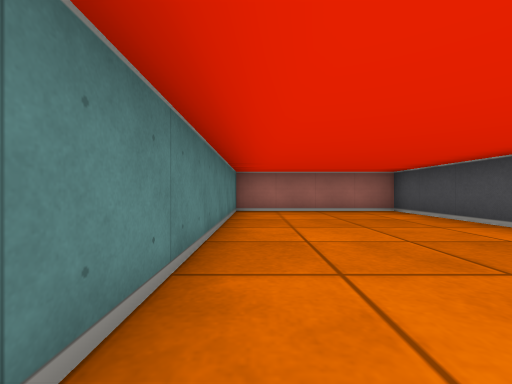
view 1 (above)

12 first-person views from a walk through a cub3D ray-caster map. The camera is about half as high as the walls, looks level and sees 90° across. The floor is counted in squares. Each view is taken from the middle of a square. On the plan, view 1 faces up. The plan holds only what a view shows up to about 9 squares ahead; the rest is blank.

view 2
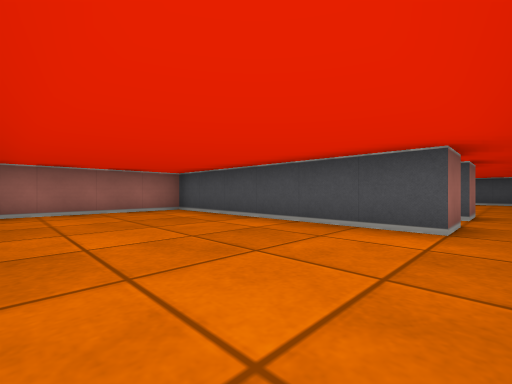

view 3
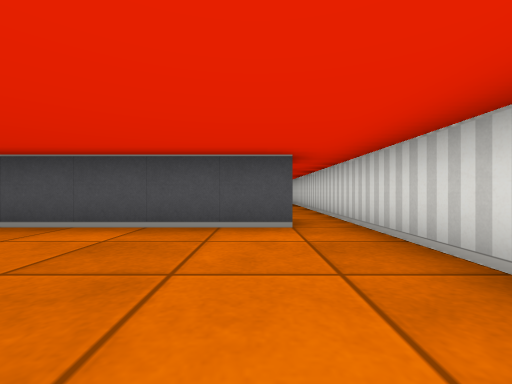

view 4
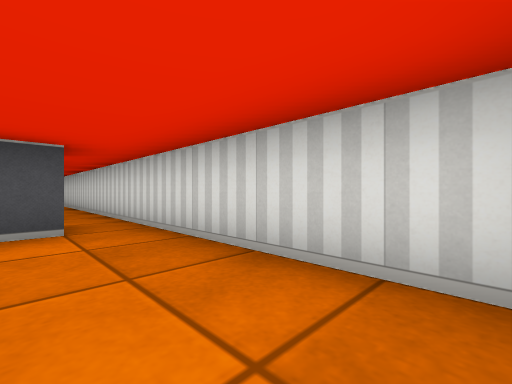

view 5
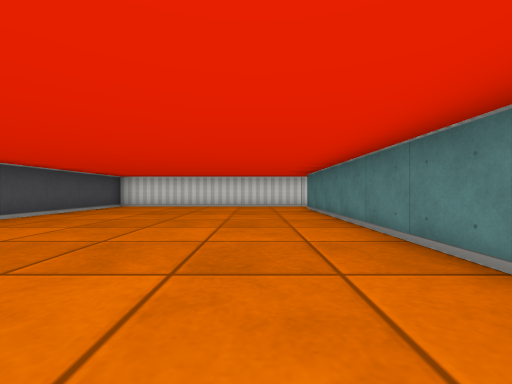

view 6
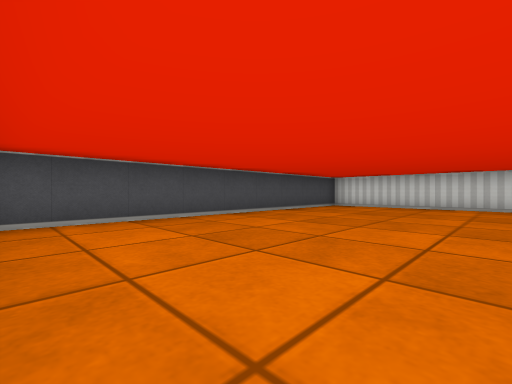

view 7
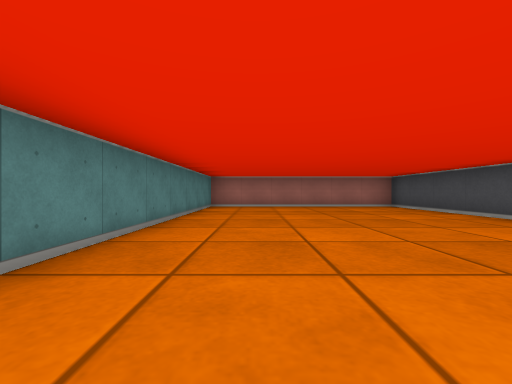

view 8
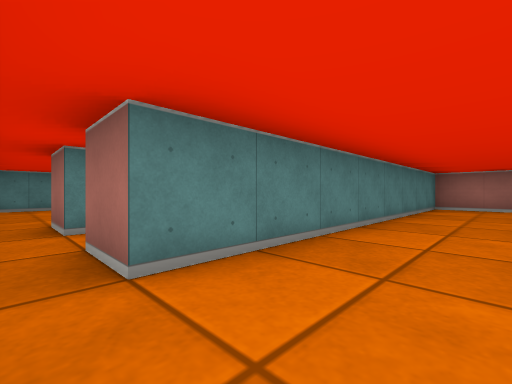

view 9
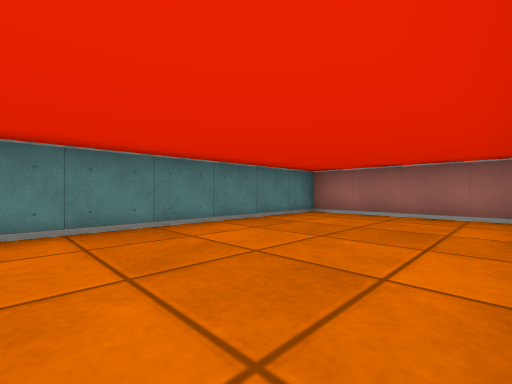

view 10
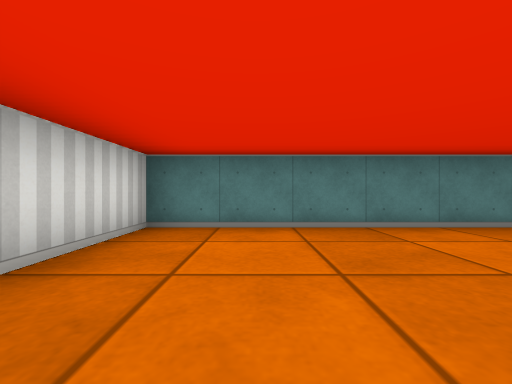

view 11
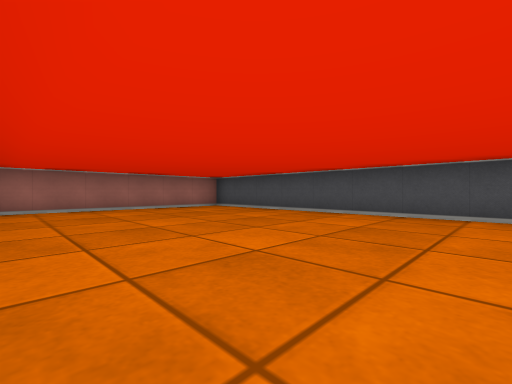

view 12
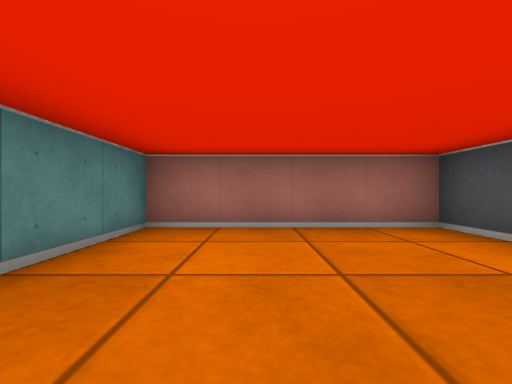

### Floor plan
Points are (right, up) in squares from view 1. A wall is a line through its corners. A room is listed if a view was taken in it or the views show most of it. See-through windows are left out.
Room 1 (views 1, 2, 3, 4, 9, 10, 12)
walls: (4.5, 0.5) (3.5, 0.5) (3.5, 6.5) (-0.5, 6.5) (-0.5, -0.5) (4.5, -0.5)
ways out: opening at (4, 0)
Room 2 (views 5, 6, 7, 8, 11)
walls: (5.5, -0.5) (12.5, -0.5) (12.5, 8.5) (6.5, 8.5) (6.5, 0.5) (5.5, 0.5)
ways out: opening at (6, 0)

Positions as (right, up) in squares from view 1, and headings:
1: (0, 0), facing up
2: (0, 0), facing up-right
3: (0, 1), facing right
4: (0, 1), facing down-right
5: (8, 8), facing down
6: (8, 8), facing down-right
7: (8, 0), facing up
8: (8, 0), facing up-left
9: (3, 1), facing up-left
10: (3, 1), facing left
11: (7, 1), facing up-right
12: (1, 3), facing up
